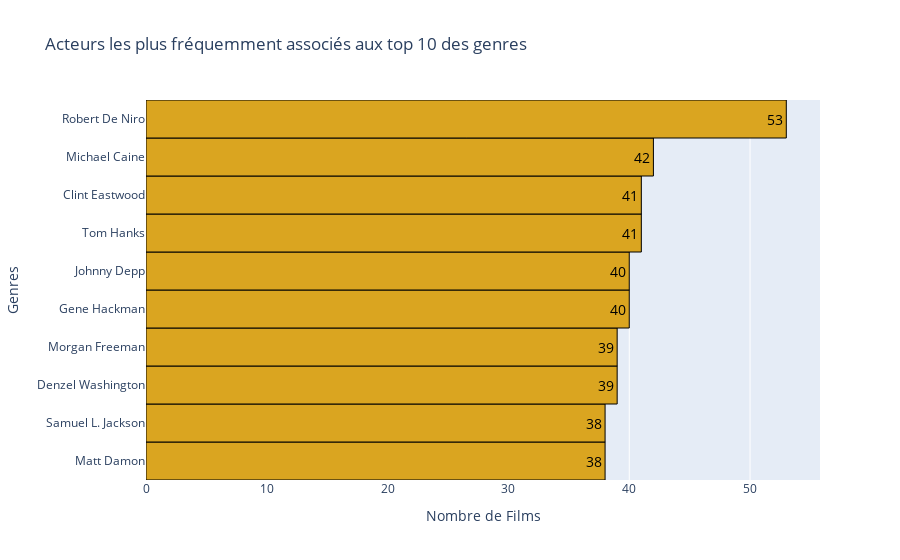

Notebook code cell kept with this figure:
### Markdown cell above
- On veut afficher quels acteurs ont joué dans le plus de films au total.

### Code cell
actors_film_count = df.groupby('person_name').size().reset_index(name='film_count')

top_actors_film_count = actors_film_count.sort_values('film_count', ascending=False).head(10)[::-1]

# plt.figure(figsize=(20, 10))
# plt.barh(
#     top_actors_film_count['person_name'],
#     top_actors_film_count['film_count'],
#     color='#daa520',
#     edgecolor="black",
# )
# for i, (count, name) in enumerate(zip(
#     top_actors_film_count['person_name'],
#     top_actors_film_count['film_count'])):
#     plt.text(1, i, name, color='black', va='center', ha='left', fontweight='bold')

# plt.xlabel('Nombre de Films')
# plt.ylabel('Acteurs')
# plt.title('Acteurs ayant joué dans le plus grand nombre de films')
# plt.show()

fig = go.Figure(data=[
    go.Bar(
        x=top_actors_film_count['film_count'],
        y=top_actors_film_count['person_name'],
        orientation='h',
        marker=dict(
            color='#daa520',
            line=dict(
                color='black',
                width=1
            )
        ),
        text=top_actors_film_count['film_count'],
        textposition='inside',
        width=1,
        textfont=dict(
            size=14,
            color='black'
        )
    )
])

fig.update_layout(
    title='Acteurs les plus fréquemment associés aux top 10 des genres',
    xaxis_title='Nombre de Films',
    yaxis_title='Genres'
)

fig.show()

### Figure 1 — Plotly figure (JSON) as saved in the notebook; plotly's stock layout.template omitted (floating-point values rounded to 4 significant figures)
{"data": [{"marker": {"color": "#daa520", "line": {"color": "black", "width": 1}}, "orientation": "h", "text": [38, 38, 39, 39, 40, 40, 41, 41, 42, 53], "textfont": {"color": "black", "size": 14}, "textposition": "inside", "type": "bar", "width": 1, "x": [38, 38, 39, 39, 40, 40, 41, 41, 42, 53], "y": ["Matt Damon", "Samuel L. Jackson", "Denzel Washington", "Morgan Freeman", "Gene Hackman", "Johnny Depp", "Tom Hanks", "Clint Eastwood", "Michael Caine", "Robert De Niro"]}], "layout": {"title": {"text": "Acteurs les plus fréquemment associés aux top 10 des genres"}, "xaxis": {"title": {"text": "Nombre de Films"}}, "yaxis": {"title": {"text": "Genres"}}}}
